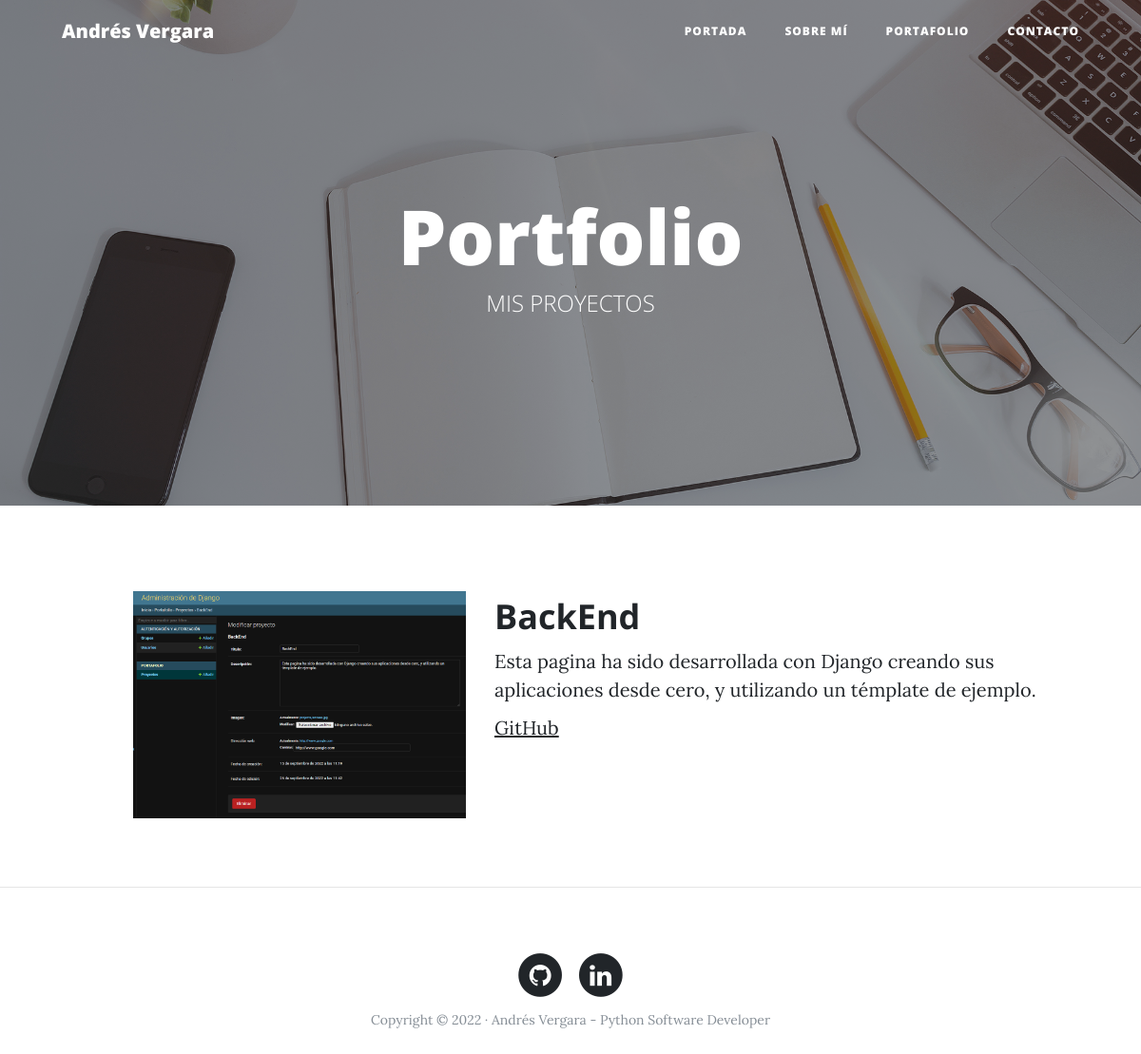
Page /portfolio/ on the earlier database version.
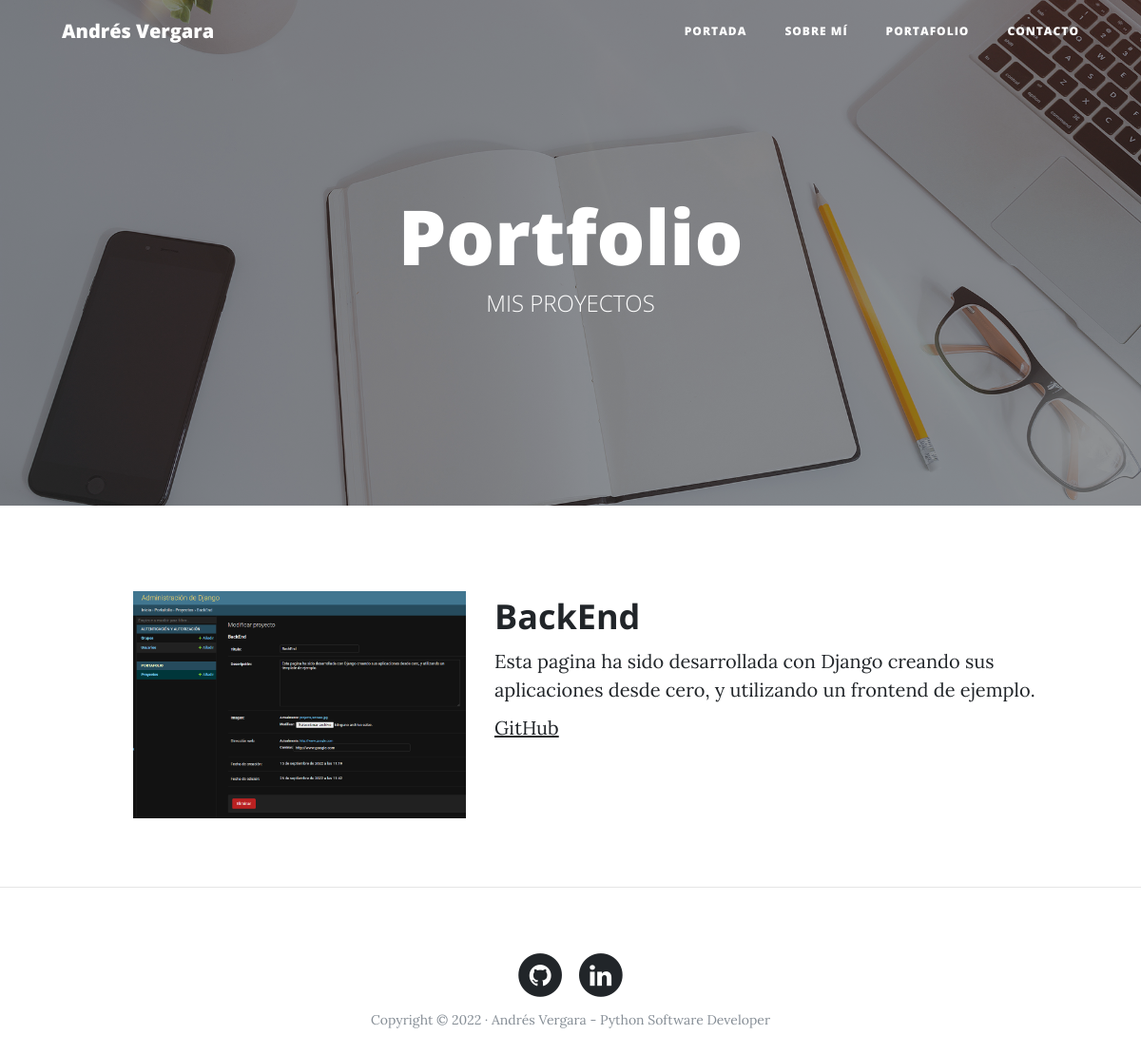
Same page on the later database version.
### portfolio/models.py (models this page shows, shortened)
class Project(models.Model):
    title = models.CharField(max_length=200, verbose_name = "titulo")
    description = RichTextField(verbose_name='descripción')
    image = models.ImageField(verbose_name = "imagen", upload_to="projects")
    link = models.URLField(null=True, blank=True, verbose_name = "GitHub")
    created = models.DateTimeField(auto_now_add=True, verbose_name = "fecha de creación")
    updated = models.DateTimeField(auto_now=True, verbose_name = "fecha de edición")
    class Meta:
        verbose_name = "proyecto"
        verbose_name_plural = "proyectos"
        ordering = ["-created"]

### portfolio/views.py (the view)
# urls.py: path('portfolio/', portfolio_views.portfolio, name='portfolio'),
def portfolio(request):
    projects = Project.objects.all()
    return render(request, "portfolio/portfolio.html", {'projects':projects})

### portfolio/templates/portfolio/portfolio.html (shortened to what this page needs)
{% extends 'core/base.html' %}
{% block background %}{% load static %} {% static 'core/img/portfolio-bg.jpg' %}{% endblock %}
{% block headers %}
<h1>Portfolio</h1>
	              <span class="subheading">MIS PROYECTOS</span>
{% endblock %}
{% block content %}
    {% for project in projects%}
        <div class="row project">
            <div class="col-lg-4 col-md-5 offset-lg-1">
                    <img class="img-fluid" src="{{project.image.url}}" alt="">
            </div>
            <div class="col-lg-7 col-md-8">
                <h2 class="section-heading title">{{project.title}}</h2>
                <p>{{project.description}}</p>
                {% if project.link %}
                    <p><a href="{{project.link}}">GitHub</a></p>
                {% endif %}
            </div>
        </div>
    {% endfor %}
{% endblock %}

Differences in the rows shown:
changed Project "BackEnd": description "Esta pagina ha sido desarrollada con Django creando sus aplicaciones desde cero, y utilizando un témplate de ejemplo." → "Esta pagina ha sido desarrollada con Django creando sus aplicaciones desde cero, y utilizando un frontend de ejemplo."
